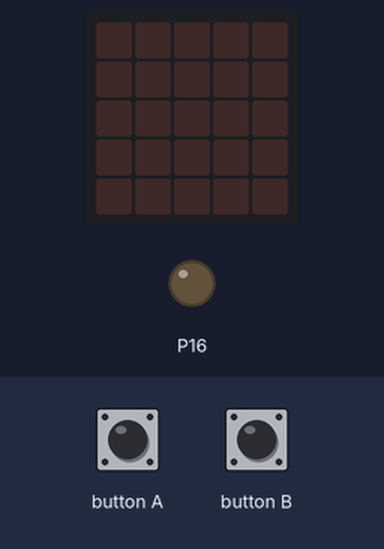
Recording of a program running on a simulated BBC micro:bit (MakeCode). Parts: the board's 5×5 LED display, output pins drawn as LEDs (lit = HIGH). Inputs (shaded band) come from the test bench.

Above: at 1.2 s.
1.3 s: button A pressed for 0.15 s
At 2.1 s:
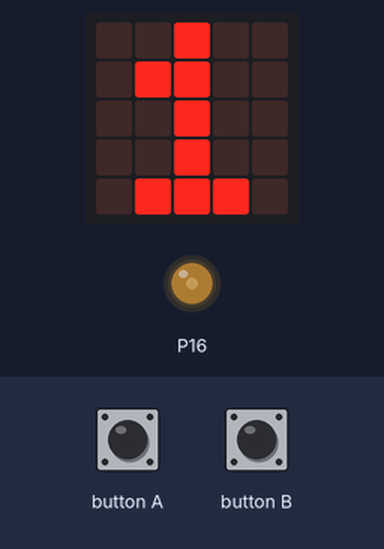
2.9 s: button B pressed for 0.15 s
At 4.2 s:
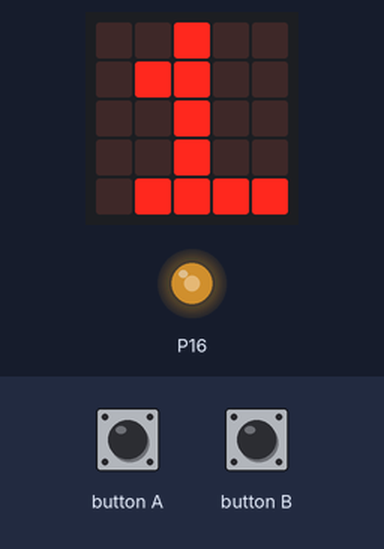
4.5 s: button B pressed for 0.15 s
At 5.8 s:
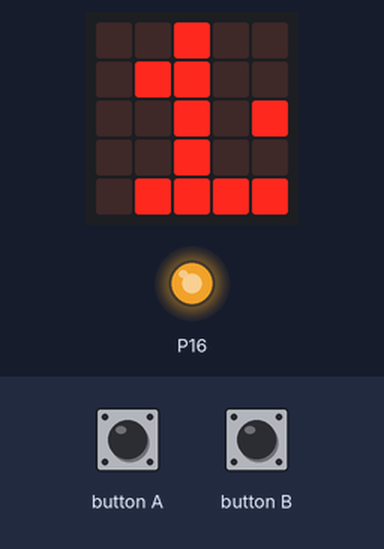
6.1 s: button A pressed for 0.15 s
At 7.0 s:
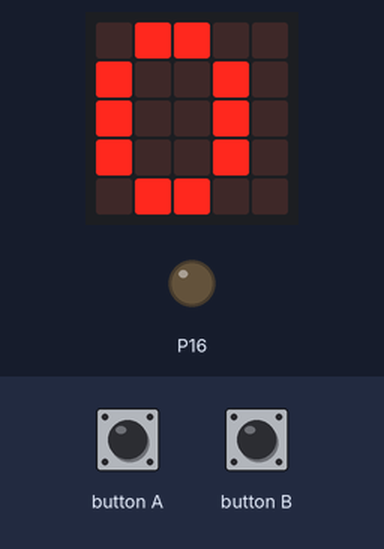
Timing chart, 0 to 8.7 s (numbered marks = the images above; inputs shaded):
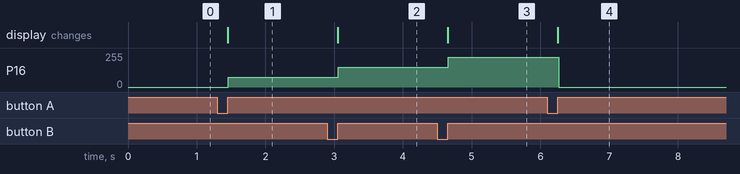

Measured:
- after the input at 1.3 s, P16: 0/255 → 75/255 after 0.16 s; the display: changes after 0.15 s (image 1)
- after the input at 2.9 s, P16: 75/255 → 150/255 after 0.16 s; the display: changes after 0.15 s (image 2)
- after the input at 4.5 s, P16: 150/255 → 224/255 after 0.16 s; the display: changes after 0.15 s (image 3)
- after the input at 6.1 s, P16: 224/255 → 0/255 after 0.16 s; the display: changes after 0.15 s (image 4)

The program:

main.ts
```typescript
let 모드 = 0
let DC모터 = 0
input.onButtonPressed(Button.A, function () {
    if (모드 == 0) {
        DC모터 = 300
        모드 = 1
    } else {
        DC모터 = 0
        모드 = 0
    }
    basic.showNumber(모드)
})
input.onButtonPressed(Button.B, function () {
    if (모드 == 1) {
        DC모터 += 300
        if (DC모터 == 1000) {
            DC모터 += 300
        }
    }
    if (DC모터 == 300) {
        led.unplot(4, 2)
        led.plot(4, 4)
    } else if (DC모터 == 600) {
        led.unplot(4, 3)
        led.plot(4, 4)
    } else if (DC모터 == 900) {
        led.unplot(4, 3)
        led.plot(4, 2)
    }
})
basic.forever(function () {
    pins.analogWritePin(AnalogPin.P16, DC모터)
})
```

test.ts
```typescript
// 테스트는 여기로 이동합니다; 이 패키지가 확장으로 사용될 때 컴파일되지 않을 것 입니다.
```
